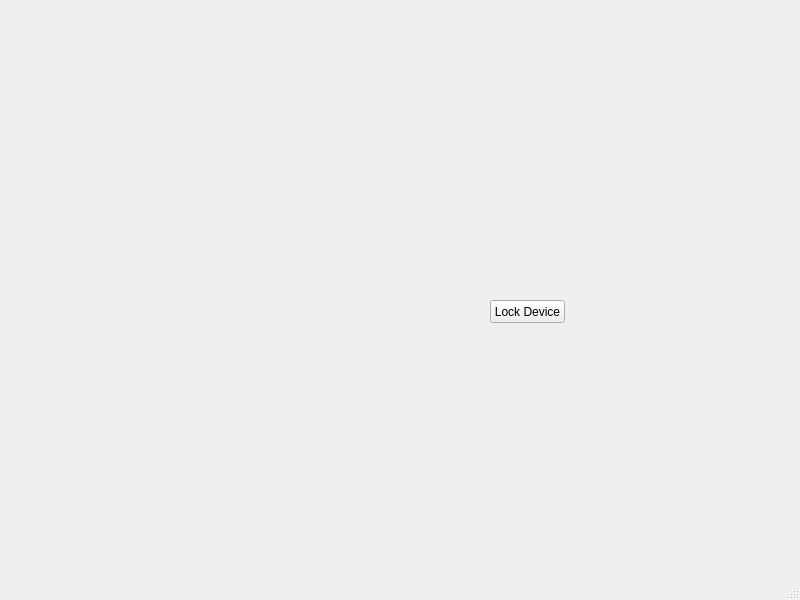
<?xml version="1.0" encoding="UTF-8"?>
<ui version="4.0">
 <class>LAKESHORE_UI</class>
 <widget class="QMainWindow" name="LAKESHORE_UI">
  <property name="geometry">
   <rect>
    <x>0</x>
    <y>0</y>
    <width>800</width>
    <height>600</height>
   </rect>
  </property>
  <property name="windowTitle">
   <string>MainWindow</string>
  </property>
  <widget class="QWidget" name="centralwidget">
   <widget class="QPushButton" name="button_open">
    <property name="geometry">
     <rect>
      <x>490</x>
      <y>300</y>
      <width>75</width>
      <height>23</height>
     </rect>
    </property>
    <property name="text">
     <string>Lock Device</string>
    </property>
   </widget>
  </widget>
  <widget class="QMenuBar" name="menubar">
   <property name="geometry">
    <rect>
     <x>0</x>
     <y>0</y>
     <width>800</width>
     <height>21</height>
    </rect>
   </property>
  </widget>
  <widget class="QStatusBar" name="statusbar"/>
 </widget>
 <resources/>
 <connections/>
</ui>
